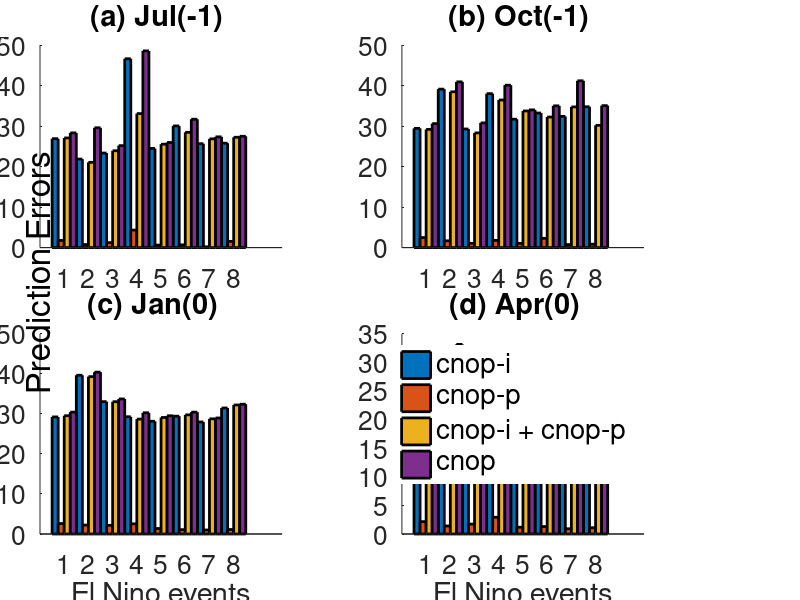

Write the MATLAB code that produced this figure.
clc;
clear;
close all;
load error.dat;
x=reshape(error,13,8,8,4);
%note:13 means 13 months, the first 8 means 8 El nino events, the second 8 means 8 different initial months, and last 4 means 4 varibles, say cnop-i cnop-p cnop-i+cnop-p cnop.
tit=char('(a) Jul(-1)','(b) Oct(-1) ','(c) Jan(0)  ','(d) Apr(0)  ','(a) Jul(0)','(b) Oct(0)','(c) Jan(1)','(d) Apr(1)');
%tit(1,:)
for k=1:4
  subplot(2,2,k);
    
for i=1:8
for j=1:4
temp(i,j)=x(13,i,k,j);
end
end

bar(temp,1);
%legend('\fontsize{15}cnop-i','\fontsize{15}cnop-p','\fontsize{15}cnop-i+cnop-p','\fontsize{15}cnop');

%applyhatch(gcf,'\|x.');

ch2=get(gca,'position');
ch2(1)=ch2(1)-0.08;
ch2(3)=ch2(3)-0.02;
set(gca,'position',ch2,'box','off');

if(mod(k,4)==3|mod(k,4)==0) 
    xlabel('El Nino events','fontsize',20);
end
%ylabel('Prediction errors','fontsize',15);
title(tit(k,:),'fontsize',22);

set(findobj(get(gca,'Children'),'LineWidth',0.5),'LineWidth',2);
set(findobj('FontSize',10),'FontSize',19);

end

leg=legend('cnop-i','cnop-p','cnop-i + cnop-p','cnop','box','off');
set(leg,'fontsize',10);
set(findobj(get(gca,'Children'),'LineWidth',0.5),'LineWidth',2);
set(findobj('FontSize',10),'FontSize',20);

h=text(-15.06,24.5,'Prediction Errors','fontsize',24);
set(h,'rotation',90);
